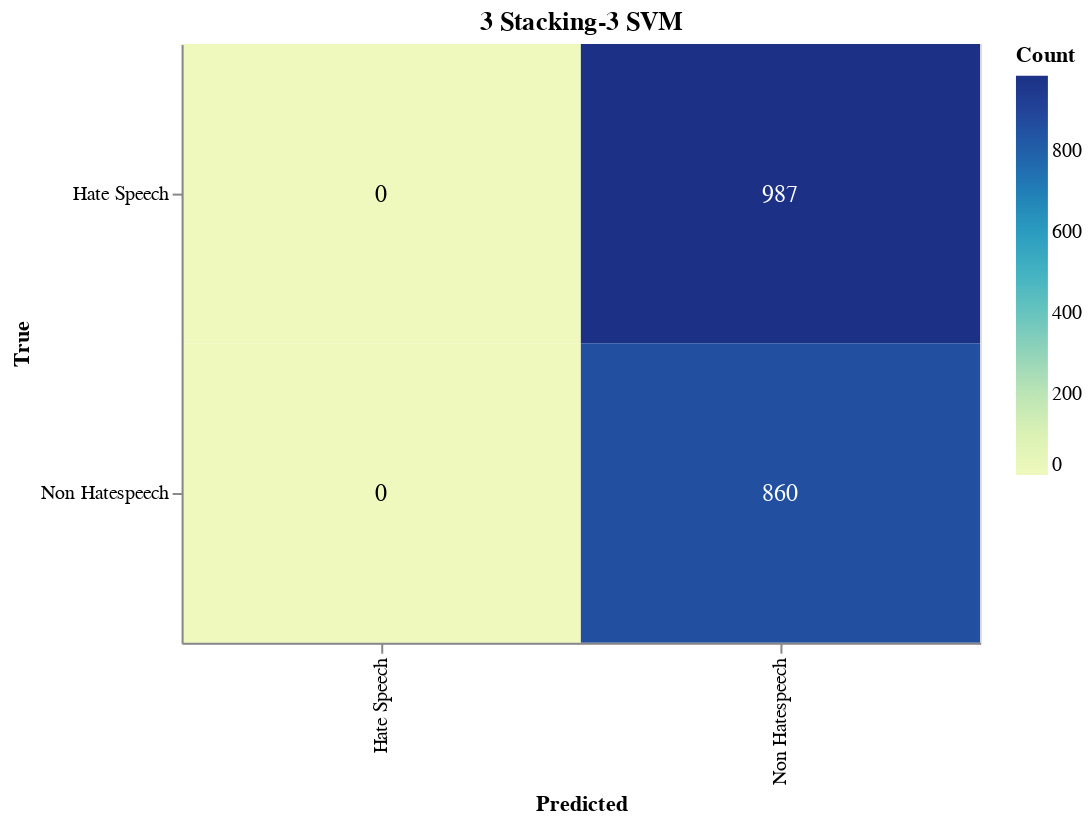

This figure's notebook cell:
### Markdown cell above
#### Save Confusion Matrix

### Code cell
import altair as alt
import altair_saver
import pandas as pd
from sklearn.metrics import confusion_matrix

# Calculate the confusion matrix
cm = confusion_matrix(true_labels, adjusted_predictions)

# Define class names
class_names = ['Hate Speech', 'Non Hatespeech']

# Convert confusion matrix to DataFrame
cm_df = pd.DataFrame(cm, index=class_names, columns=class_names).reset_index().melt(id_vars='index')
cm_df.columns = ['True', 'Predicted', 'Count']

# Ensure the order of categories
cm_df['True'] = pd.Categorical(cm_df['True'], categories=class_names, ordered=True)
cm_df['Predicted'] = pd.Categorical(cm_df['Predicted'], categories=class_names, ordered=True)

# Create the Altair plot
heatmap = alt.Chart(cm_df).mark_rect().encode(
    x=alt.X('Predicted:O', sort=class_names),
    y=alt.Y('True:O', sort=class_names),
    color='Count:Q',
    tooltip=['True', 'Predicted', 'Count']
).properties(
    width=400,
    height=300,
    title='3 Stacking-3 SVM'
)

# Add text labels
text = heatmap.mark_text(
    align='center',
    baseline='middle',
    fontSize=12
).encode(
    text='Count:Q',
    color=alt.condition(
        alt.datum.Count > cm.max() / 2,
        alt.value('white'),
        alt.value('black')
    )
)

# Combine heatmap and text
final_chart = heatmap + text

# Display the plot
final_chart.show()

### Figure 1 — Vega-Lite specification as saved in the notebook (floating-point values rounded to 4 significant figures)
{"config": {"view": {"continuousWidth": 300, "continuousHeight": 300}}, "layer": [{"mark": {"type": "rect"}, "encoding": {"color": {"field": "Count", "type": "quantitative"}, "tooltip": [{"field": "True", "type": "ordinal"}, {"field": "Predicted", "type": "ordinal"}, {"field": "Count", "type": "quantitative"}], "x": {"field": "Predicted", "sort": ["Hate Speech", "Non Hatespeech"], "type": "ordinal"}, "y": {"field": "True", "sort": ["Hate Speech", "Non Hatespeech"], "type": "ordinal"}}, "title": "3 Stacking-3 SVM"}, {"mark": {"type": "text", "align": "center", "baseline": "middle", "fontSize": 12}, "encoding": {"color": {"condition": {"test": "(datum.Count > 493.5)", "value": "white"}, "value": "black"}, "text": {"field": "Count", "type": "quantitative"}, "tooltip": [{"field": "True", "type": "ordinal"}, {"field": "Predicted", "type": "ordinal"}, {"field": "Count", "type": "quantitative"}], "x": {"field": "Predicted", "sort": ["Hate Speech", "Non Hatespeech"], "type": "ordinal"}, "y": {"field": "True", "sort": ["Hate Speech", "Non Hatespeech"], "type": "ordinal"}}, "title": "3 Stacking-3 SVM"}], "data": {"name": "data-010c52edfd2079f09c0236dffc020b77"}, "height": 300, "width": 400, "$schema": "https://vega.github.io/schema/vega-lite/v5.17.0.json", "datasets": {"data-010c52edfd2079f09c0236dffc020b77": [{"True": "Hate Speech", "Predicted": "Hate Speech", "Count": 0}, {"True": "Non Hatespeech", "Predicted": "Hate Speech", "Count": 0}, {"True": "Hate Speech", "Predicted": "Non Hatespeech", "Count": 987}, {"True": "Non Hatespeech", "Predicted": "Non Hatespeech", "Count": 860}]}}
